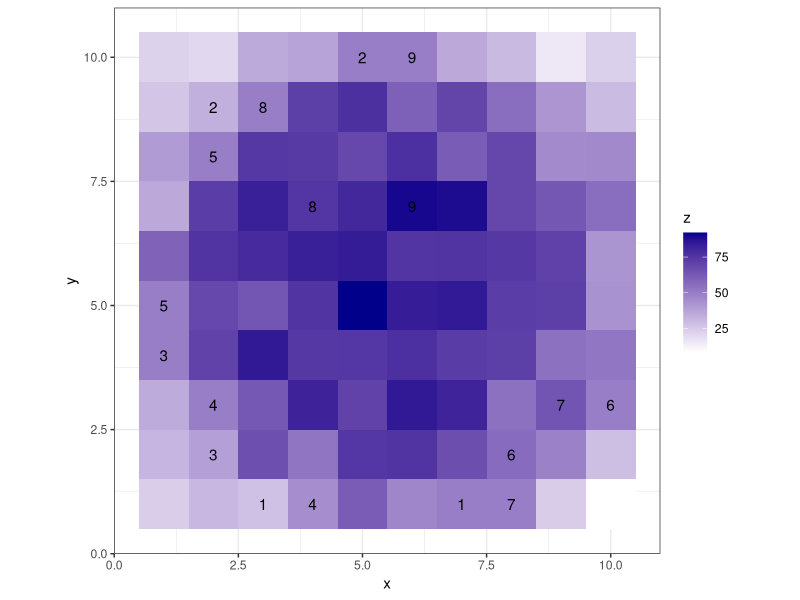
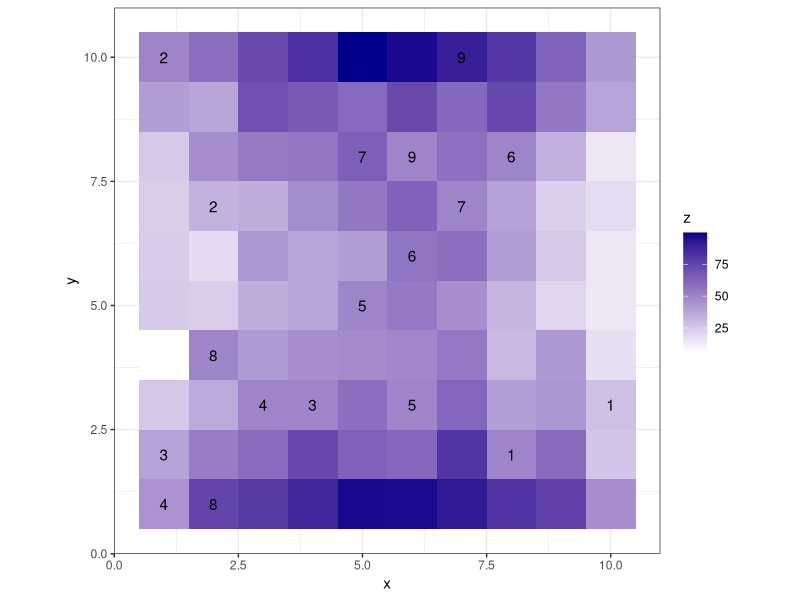
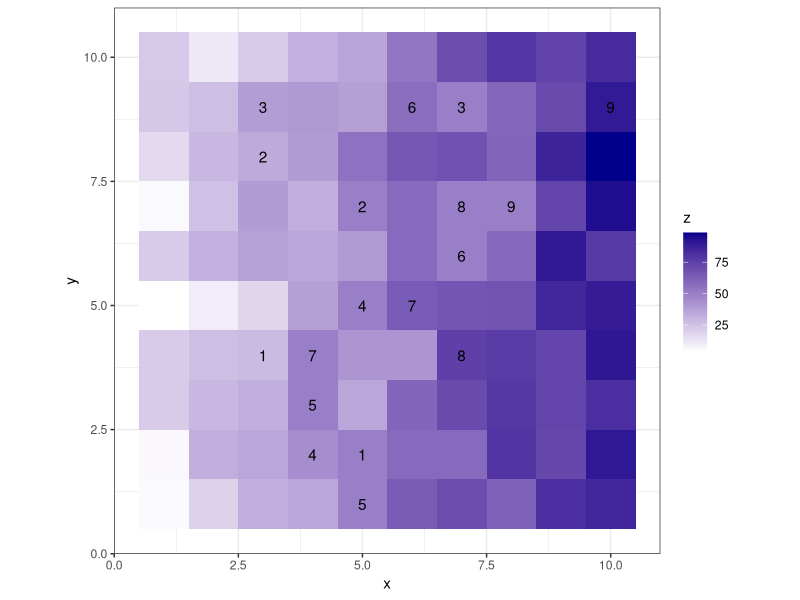
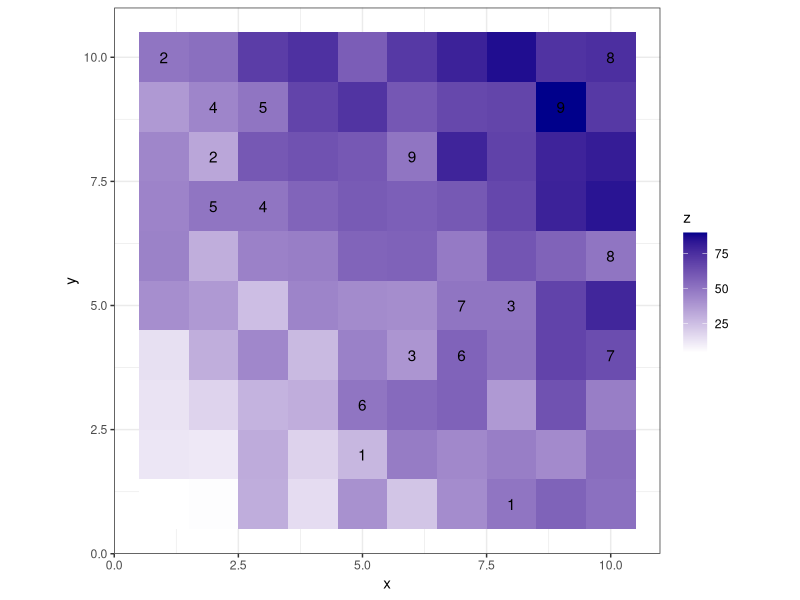
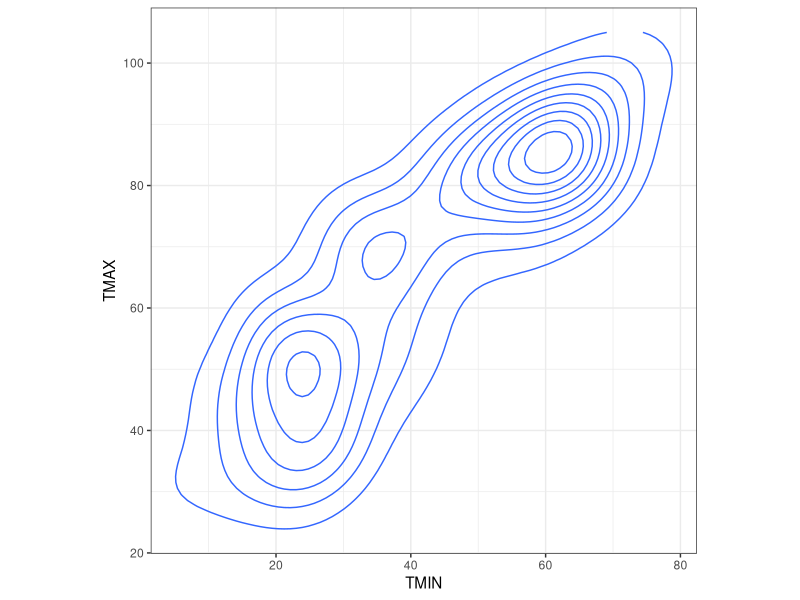

R code for these plots, in order:
## ---- chunk 1
#| warning: false
#| message: false

library(tidyverse)
set.seed(2026)
theme_set(theme_bw())
## ---- chunk 2
#Parameters
constant <- 50
max_val <- 90
l <- 5

#Ratios
ratios <- seq(constant/max_val, 1, l = l)

#Values
lower <- constant*ratios
upper <- rev(constant/ratios)
values <- unique(c(lower, upper))

#Stimuli
stimuli <- expand_grid(values, constant) %>% 
  mutate(pair_id = row_number())
## ---- chunk 3
generate_heatmap_data <- function(x=1:10, y=1:10, c=0.3, f, stimuli, num_iters = 20, ...){
  # x, y:     grid coordinates
  # c:        mixing parameter of true function and random noise
  # f:        function with arguments (x,y) to be used as the true surface 
  #             across the grid (need not be scaled)
  # stimuli:  data frame with three columns, where columns 1 and 2 are 
  #             values to compare and column 3 is the pair identifier
  # num_iters: number of iterations    
  # ...:      additional values to pass to f
  
  #Helper functions
  scale0to100 <- function(z){
  100*(z-min(z))/(max(z)-min(z))
  }
  
  save_iters <- list()
  for(i in 1:num_iters){
    #Create grid and calculate mixture distribution
    mixed_grid <- expand_grid(x,y) %>% 
    mutate(unif = runif(nrow(.), 0, 100),
           dtn = scale0to100(f(x,y)),
           f = c*unif + (1-c)*dtn)
    
    #Empty data frame to save results
    save_grid <- data.frame()
    
    #For each stimuli pair, place values into grid
    for(j in 1:nrow(stimuli)){
      val1 <- stimuli[j,1][[1]]; val2 <- stimuli[j,2][[1]]; pair_id <- stimuli[j,3][[1]]
      
      #Sample location of one value
      tmp1 <- mixed_grid %>% 
        mutate(z = val1, diff = abs(f-val1),
               pair_id) %>%
        # filter(diff <= 15) %>% 
        filter(diff == min(diff)) %>%
        slice_sample(n = 1) #to account for ties
    
      #Sample location of second value based off acceptable distances to first value
      tmp2 <- mixed_grid %>% 
        filter(((x == tmp1$x) & (y == tmp1$y)) | (abs(x-tmp1$x) + abs(y-tmp1$y)) %in% c(3,4)) %>% 
        anti_join(tmp1, by = c('x','y')) %>% 
        mutate(z = val2, diff = abs(f-val2),
               pair_id) %>% 
        filter(diff == min(diff)) %>% 
        slice_sample(n = 1) #to account for ties
      
      #Save locations and values of stimuli pair, remove from available spots
      save_grid <- bind_rows(save_grid, tmp1, tmp2)
      mixed_grid <- mixed_grid %>% 
        anti_join(save_grid, by = c('x', 'y'))
      
    }#end inner for loop
    
    #Join the used and unused coordinates, replacing 
    full_grid <- mixed_grid %>% 
      full_join(save_grid, by = c('x', 'y', 'unif', 'dtn', 'f')) %>% 
      mutate(z = ifelse(is.na(z), f, z))
    
    #Check that placed values are not congregated along x or y axis using chi square tests
    x_coord_check <- full_grid %>% 
      group_by(x) %>% 
      summarize(Count = sum(!is.na(pair_id)))
    tmp_x <- chisq.test(x_coord_check$Count, simulate.p.value = T)
    y_coord_check <- full_grid %>% 
      group_by(y) %>% 
      summarise(Count = sum(!is.na(pair_id)))
    tmp_y <- chisq.test(y_coord_check$Count, simulate.p.value = T)
    
    #Save iterations into list
    save_iters[[i]] <- list(data = full_grid, chisq = mean(c(tmp_x$statistic, tmp_y$statistic)))

  }#end outer for loop
  
  #Find iteration with smallest average chi square statistic
  chisq <- numeric(length(save_iters))
  for(i in 1:length(chisq)){
    chisq[i] <- save_iters[[i]][['chisq']]
  }
  best_fit <- save_iters[[which.min(chisq)]][['data']]
  return(best_fit)
}
## ---- chunk 4
#| fig-cap: "Semisphere"
dat = generate_heatmap_data(f = \(x,y)(36-(x-mean(x))^2-(y-mean(y))^2), stimuli = stimuli, num_iters = 10, c = 0.25)
p <- ggplot(dat, aes(x, y, fill = z)) + 
  geom_tile() + 
  geom_text(aes(label = pair_id)) + 
  scale_fill_gradient(low = 'white', high = 'darkblue') +
  theme(aspect.ratio = 1)
p
## ---- chunk 5
#| fig-cap: "Saddle-point"
dat = generate_heatmap_data(f = \(x,y)(36-(x-mean(x))^2+(y-mean(y))^2), stimuli = stimuli, num_iters = 10, c = 0.25)
p <- ggplot(dat, aes(x, y, fill = z)) + 
  geom_tile() + 
  geom_text(aes(label = pair_id)) + 
  scale_fill_gradient(low = 'white', high = 'darkblue') +
  theme(aspect.ratio = 1)
p
## ---- chunk 6
#| fig-cap: "Increase in X"
dat = generate_heatmap_data(f = \(x,y)(x), stimuli = stimuli, num_iters = 20, c = 0.25)
p <- ggplot(dat, aes(x, y, fill = z)) + 
  geom_tile() + 
  geom_text(aes(label = pair_id)) + 
  scale_fill_gradient(low = 'white', high = 'darkblue') +
  theme(aspect.ratio = 1)
p
## ---- chunk 7
#| fig-cap: "Increase in X and Y"
dat = generate_heatmap_data(f = \(x,y)(x+y), stimuli = stimuli, num_iters = 20, c = 0.25)
p <- ggplot(dat, aes(x, y, fill = z)) + 
  geom_tile() + 
  geom_text(aes(label = pair_id)) + 
  scale_fill_gradient(low = 'white', high = 'darkblue') +
  theme(aspect.ratio = 1)
p
## ---- chunk 8

# weather2023 <- read.csv('https://www.ncei.noaa.gov/orders/cdo/3832990.csv')
# write.csv(weather2023, 'weather2023.csv')

weather2023 <- read.csv('weather2023.csv')

ggplot(weather2023, aes(x = TMIN, y = TMAX)) + 
  geom_density_2d() + 
  theme(aspect.ratio = 1)

